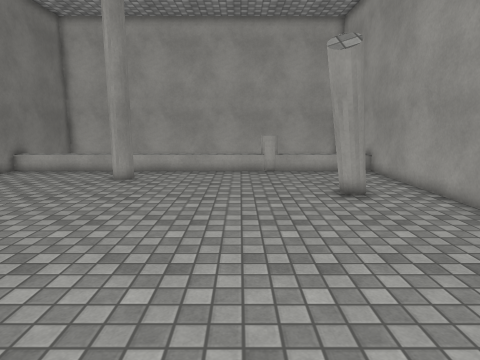
View 1 (above)

13 first-person views from a walk through a scene from a Unity 3-D project. The camera is 1.5 m above the floor, tilts 10° down and sees 75° across. The floor is counted in squares, 0.56 m on a side. Each view is taken from the middle of a square. On the plan, view 1 faces up. The plan holds only what a view shows up to about 20 squares ahead; the rest is blank. The place goes on beyond the plan. The player character is not drawn. Surface patterns are stand-ins for the level's own textures.

View 2
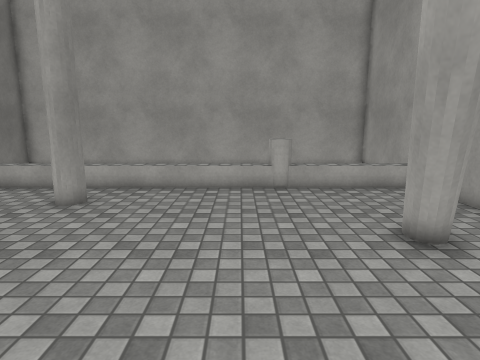

View 3
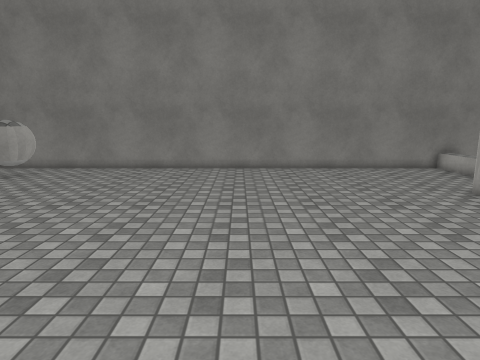

View 4
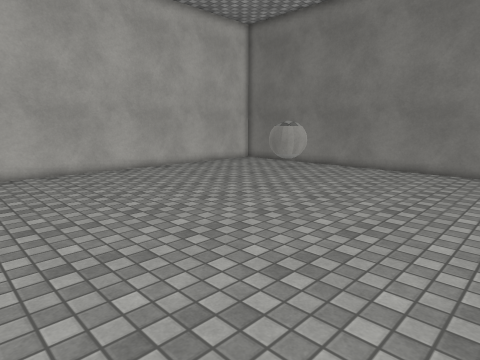

View 5
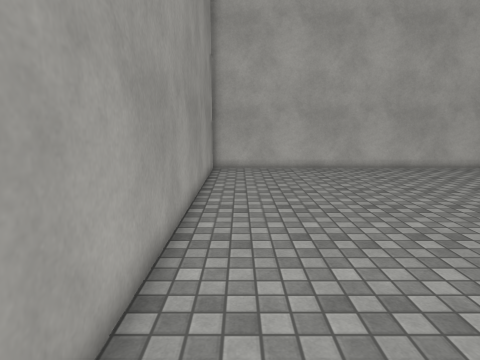

View 6
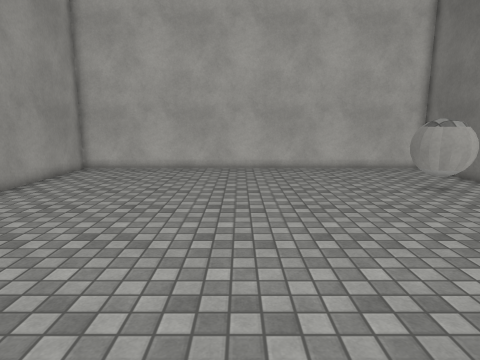

View 7
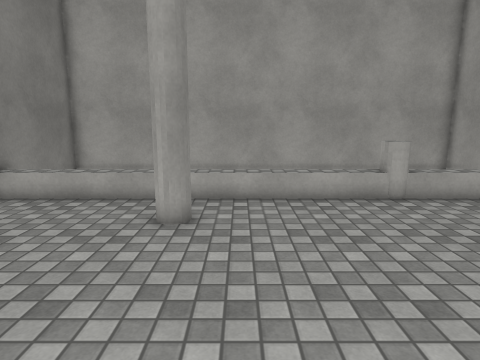

View 8
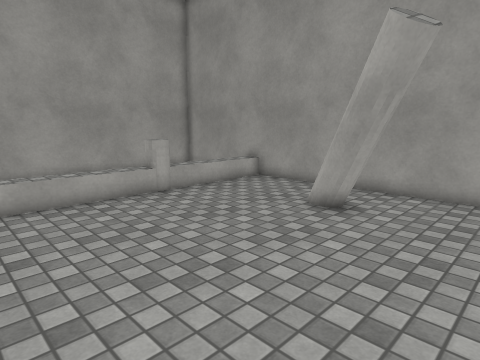

View 9
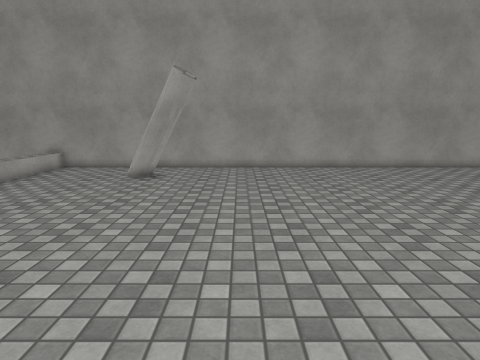

View 10
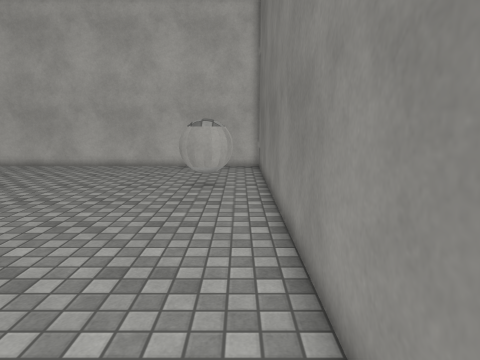

View 11
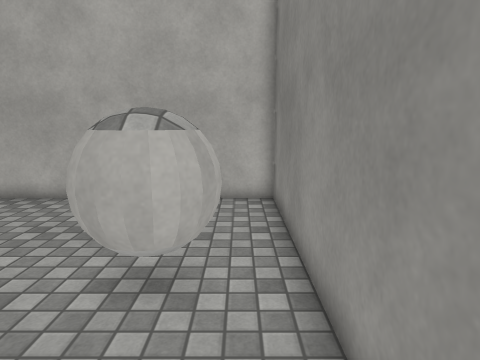

View 12
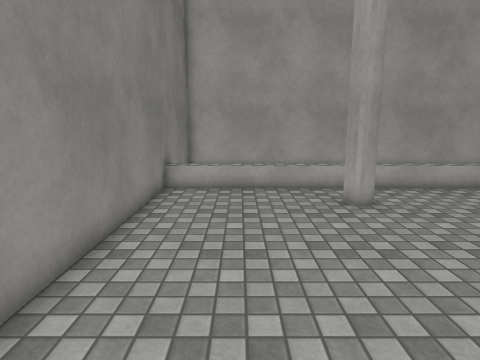

View 13
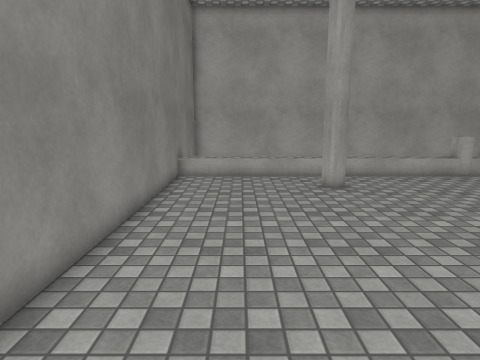

### Floor plan
Key: @ floor where view 1 was taken; # wall or solid block; . floor; / step, stairs or slope; = window, fence, low wall or low ledge; O other object.
Columns run from 13 left of view 1 to 8 right of it. Each row starts with its distance up from view 1.
 25 ######################
 24 #                    #
 23 #                    #
 22 #                    #
 21 #                    #
 20 #                    #
 19 #/////////////OOOOOOO#
 18 #/////////////OO.....#
 17 #....................#
 16 #......#.............#
 15 #....................#
 14 #....................#
 13 #.................=..#
 12 #................==..#
 11 #...............##...#
 10 #...............##...#
  9 #....................#
  8 #....................#
  7 #....................#
  6 #....................#
  5 #....................#
  4 #....................#
  3 #....................#
  2 #....................#
  1 #....................#
  0 #............@.......#
 -1 #....................#
 -2 #....................#
 -3 #....................#
 -4 #....................#
 -5 #.OO.................#
 -6 #OOOO................#
 -7 #. OO................#
 -8 #....................#
 -9 #....................#
-10 #....................#
-11 #....................#
-12 ######################

Positions as (right, up) in squares from view 1, and headings:
1: (0, 0), facing up
2: (0, 5), facing up
3: (6, 6), facing left
4: (6, 6), facing down-left
5: (6, 7), facing down
6: (-2, 7), facing down
7: (-4, 7), facing up
8: (-5, 7), facing up-right
9: (-12, 7), facing right
10: (-12, 8), facing down
11: (-12, -1), facing down
12: (-10, 5), facing up
13: (-10, 2), facing up
